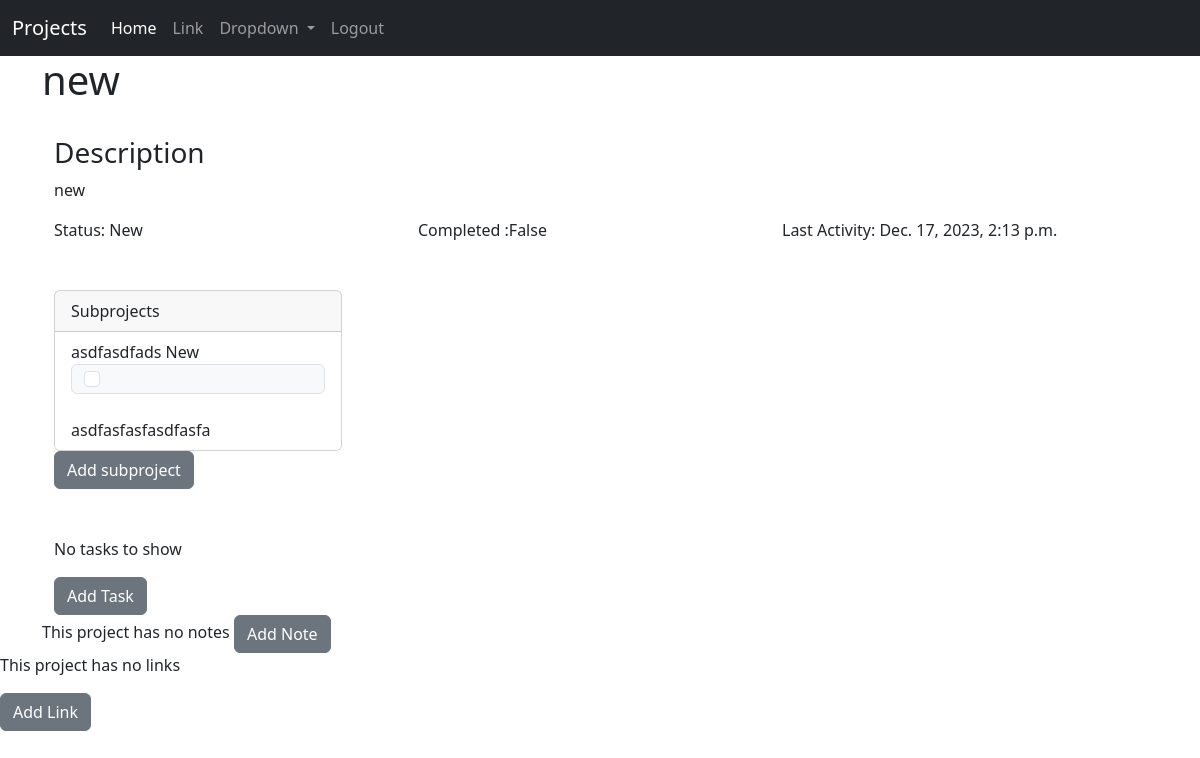
/project/6 (signed in), run on an earlier commit of the app's database.
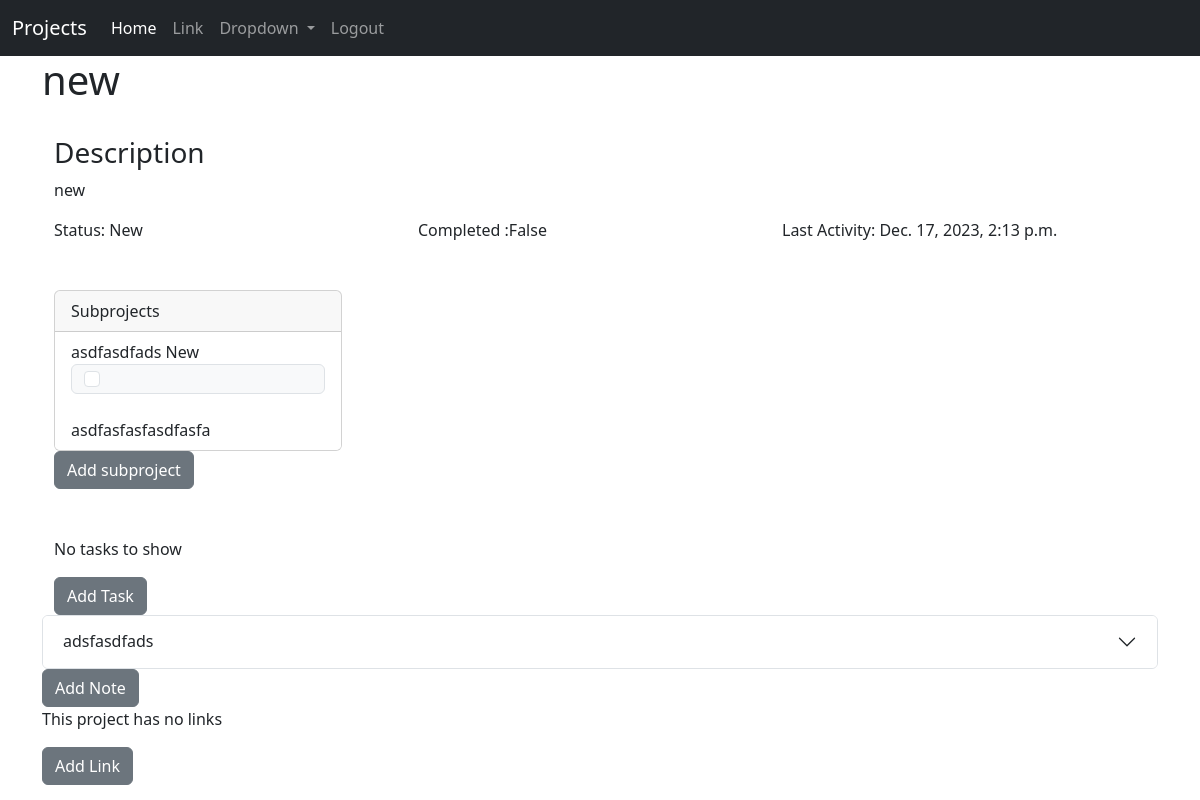
And on a later commit of the database.
### base/models.py (models this page shows, shortened)
class project(models.Model):
    id = models.IntegerField(primary_key=True)
    created_at = models.DateTimeField(auto_now_add=True)
    parent = models.IntegerField(default=0) # 0 = parent project, else it is a subproject with a parent of parent number
    name = models.CharField(max_length=64)
    type = models.ForeignKey(type, on_delete=models.CASCADE)
    description = models.TextField()
    status = models.ForeignKey(status, on_delete=models.CASCADE)
    completed = models.BooleanField()
    archived = models.BooleanField()
    lastActivity = models.DateTimeField()

class status(models.Model):
    id = models.IntegerField(primary_key=True)
    status = models.CharField(max_length=64)
    def __str__(self):
        return self.status

class note(models.Model):
    id = models.IntegerField(primary_key=True)
    ref = models.ForeignKey(project, on_delete=models.CASCADE)
    title = models.CharField(max_length=64)
    text = models.TextField()

### base/views.py (the view)
# urls.py: path("project/<int:pk>", views.project_view, name = "project_view"),
def project_view(request, pk):
    if request.user.is_authenticated:
        result = project.objects.get(id=pk)
        subprojects = project.objects.filter(parent=pk)
        notes = note.objects.filter(ref=pk)
        tasks = task.objects.filter(ref=pk)
        links = link.objects.filter(ref=pk)
        return render(request, 'project_view.html', {'project': result, 'notes':notes, 'tasks':tasks, 'links':links, 'subprojects': subprojects  })
    else:
        return redirect('home')

### base/templates/project_view.html (shortened to what this page needs)
{% extends "base.html" %}
{% block  content %}
<h1>{{ project.name }}</h1><br>
    <div class="container">
        <div class="row">
          <div class="col">
            <h3>Description</h3>
            <p>
            {{ project.description }}
            </p>
          </div>
          <br><br>
          <div class="row">
            <div class="col">
                Status: {{ project.status }}
            </div>
            <div class="col">
                 Completed :{{ project.completed }}
            </div>
            <div class="col">
                Last Activity: {{ project.lastActivity }}
            </div>
          </div>
        </div>
    </div>
<br><br>
{% if project.parent == 0 %}
    <div class="container">
      {% if subprojects %}
      <div class="card" style="width: 18rem;">
        <div class="card-header">
          Subprojects
        </div>
        <ul class="list-group list-group-flush">
          {% for sub in subprojects %}
          <li class="list-group-item">{{sub.name }}  {{ sub.status }}
            <div class="input-group-text">
              <input class="form-check-input mt-0" type="checkbox" value="{{ sub.completed }}" aria-label="Completed">
            </div>
            <br> {{sub.description}} </li>
          {% endfor %}
        </ul>
      </div>
      {% else %}
        There are no subprojects
      {% endif %}
      <a href="{% url 'add_subproject' parent=project.id %}" class="btn btn-secondary" >Add subproject</a>
    </div>
    {% endif %}
    <br><br>
    <div class="container">
        {% if tasks %}
            {% for task in tasks %}
            <div class="container">
                <p>
                <strong>{{ task.title }}</strong>
                <br><br>
                {{ task.task}}
            </p>
            </div>
            {% endfor %}
        {% else %}
        <p>No tasks to show</p>
        {% endif %}
        <a href="{% url 'add_task' parent=project.id %}" class="btn btn-secondary">Add Task</a>
    </div>
{% if notes %}
<div class="accordion" id="accordionExample">
    {% for note in notes %}
    <div class="accordion-item">
      <h2 class="accordion-header">
        <button class="accordion-button collapsed" type="button" data-bs-toggle="collapse" data-bs-target="#collapse{{note.id}}" aria-expanded="true" aria-controls="collapseOne">
            {{ note.title }}
        </button>
      </h2>
    </div>
    {% endfor %}
{% else %}
    This project has no notes
{% endif %}
<a href="{% url 'add_note' parent=project.id %}" class="btn btn-secondary">Add Note</a>
</div>
{% if links %}
  {% for link in links %}
  <div class="container">
    <p>
      <a href="{{ link.url }}" target = "_blank" rel="noopener noreferrer" >{{ link.title }}</a>
    </p>
  </div>
  {% endfor %}
{% else %}
<p>This project has no links</p>
{% endif %}
<a href="{% url 'add_link' parent=project.id %}" class="btn btn-secondary">Add Link</a>
</div>
{% endblock %}

What changed in the data, as far as the page shows it:
added note: title "adsfasdfads"
Also different on the page:
text no longer shown: "This project has no notes"
